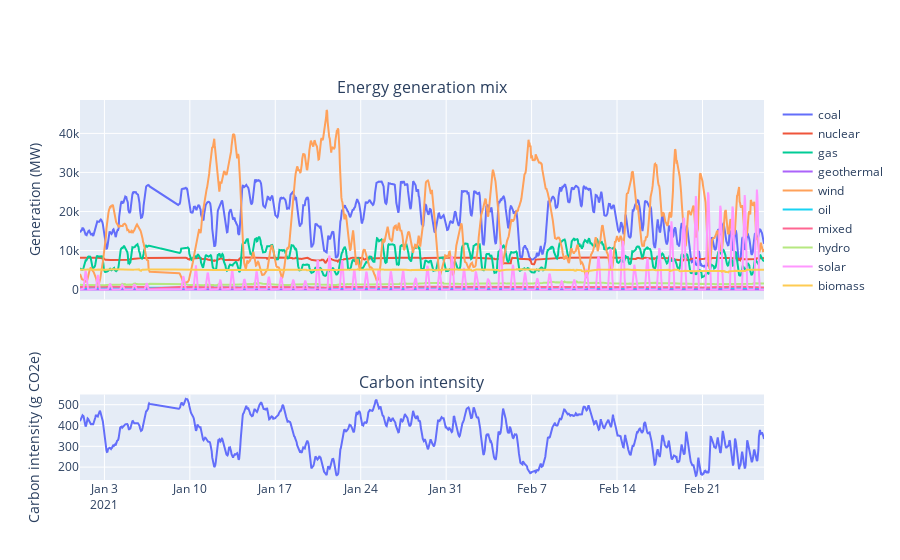

The notebook cell this image was saved under:
### Markdown cell above
And let's plot it too.  There is a dedicated package with plots for this purpose -- will need to be installed.

### Code cell
iplot(plots.plot_energy_mix_and_carbon_intensity(data))

### Figure 1 — Plotly figure (JSON) as saved in the notebook; plotly's stock layout.template omitted (floating-point values rounded to 4 significant figures; data arrays with more than 128 entries replaced by an {"elided": "..."} marker saying what was removed)
{"data": [{"mode": "lines", "name": "coal", "type": "scatter", "x": {"elided": "1346 str values"}, "xaxis": "x", "y": {"elided": "1346 float values"}, "yaxis": "y"}, {"mode": "lines", "name": "nuclear", "type": "scatter", "x": {"elided": "1346 str values"}, "xaxis": "x", "y": {"elided": "1346 float values"}, "yaxis": "y"}, {"mode": "lines", "name": "gas", "type": "scatter", "x": {"elided": "1346 str values"}, "xaxis": "x", "y": {"elided": "1346 float values"}, "yaxis": "y"}, {"mode": "lines", "name": "geothermal", "type": "scatter", "x": {"elided": "1346 str values"}, "xaxis": "x", "y": {"elided": "1346 int values"}, "yaxis": "y"}, {"mode": "lines", "name": "wind", "type": "scatter", "x": {"elided": "1346 str values"}, "xaxis": "x", "y": {"elided": "1346 float values"}, "yaxis": "y"}, {"mode": "lines", "name": "oil", "type": "scatter", "x": {"elided": "1346 str values"}, "xaxis": "x", "y": {"elided": "1346 float values"}, "yaxis": "y"}, {"mode": "lines", "name": "mixed", "type": "scatter", "x": {"elided": "1346 str values"}, "xaxis": "x", "y": {"elided": "1346 float values"}, "yaxis": "y"}, {"mode": "lines", "name": "hydro", "type": "scatter", "x": {"elided": "1346 str values"}, "xaxis": "x", "y": {"elided": "1346 float values"}, "yaxis": "y"}, {"mode": "lines", "name": "solar", "type": "scatter", "x": {"elided": "1346 str values"}, "xaxis": "x", "y": {"elided": "1346 float values"}, "yaxis": "y"}, {"mode": "lines", "name": "biomass", "type": "scatter", "x": {"elided": "1346 str values"}, "xaxis": "x", "y": {"elided": "1346 float values"}, "yaxis": "y"}, {"mode": "lines", "name": "carbon intensity", "showlegend": false, "type": "scatter", "x": {"elided": "1346 str values"}, "xaxis": "x2", "y": {"elided": "1346 float values"}, "yaxis": "y2"}], "layout": {"annotations": [{"font": {"size": 16}, "showarrow": false, "text": "Energy generation mix", "x": 0.5, "xanchor": "center", "xref": "paper", "y": 1.0, "yanchor": "bottom", "yref": "paper"}, {"font": {"size": 16}, "showarrow": false, "text": "Carbon intensity", "x": 0.5, "xanchor": "center", "xref": "paper", "y": 0.225, "yanchor": "bottom", "yref": "paper"}], "xaxis": {"anchor": "y", "domain": [0, 1], "matches": "x2", "showticklabels": false}, "xaxis2": {"anchor": "y2", "domain": [0, 1]}, "yaxis": {"anchor": "x", "domain": [0.475, 1.0], "title": {"text": "Generation (MW)"}}, "yaxis2": {"anchor": "x2", "domain": [0, 0.225], "title": {"text": "Carbon intensity (g CO2e)"}}}}
